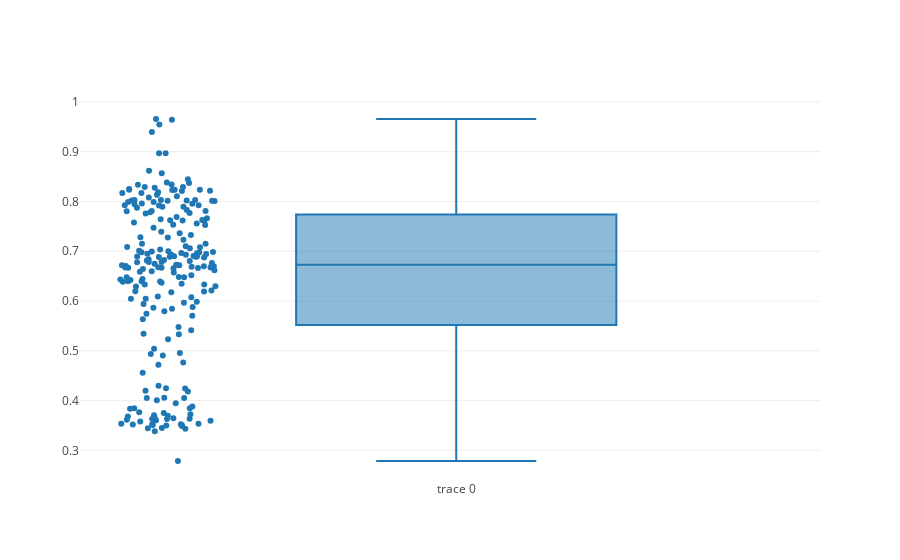

Source (notebook cell):
### Code cell
data = [
    go.Box(
        y=list(correlacao_reeleitos['correlacao']),
        boxpoints='all',
        jitter=0.3,
        pointpos=-1.8
    )
]
fig = go.Figure(data=data)
plotly.offline.plot(fig)
iplot(data)

### Figure 1 — Plotly figure (JSON) as saved in the notebook; plotly's stock layout.template omitted (floating-point values rounded to 4 significant figures; data arrays with more than 128 entries replaced by an {"elided": "..."} marker saying what was removed)
{"data": [{"boxpoints": "all", "jitter": 0.3, "pointpos": -1.8, "type": "box", "uid": "7759f072-fe1f-11e8-bfac-c10c717241e1", "y": {"elided": "219 float values"}}], "layout": {"autosize": true, "xaxis": {"autorange": true, "range": [-0.5741, 0.5565], "type": "category"}, "yaxis": {"autorange": true, "range": [0.2405, 1.004], "type": "linear"}}}
